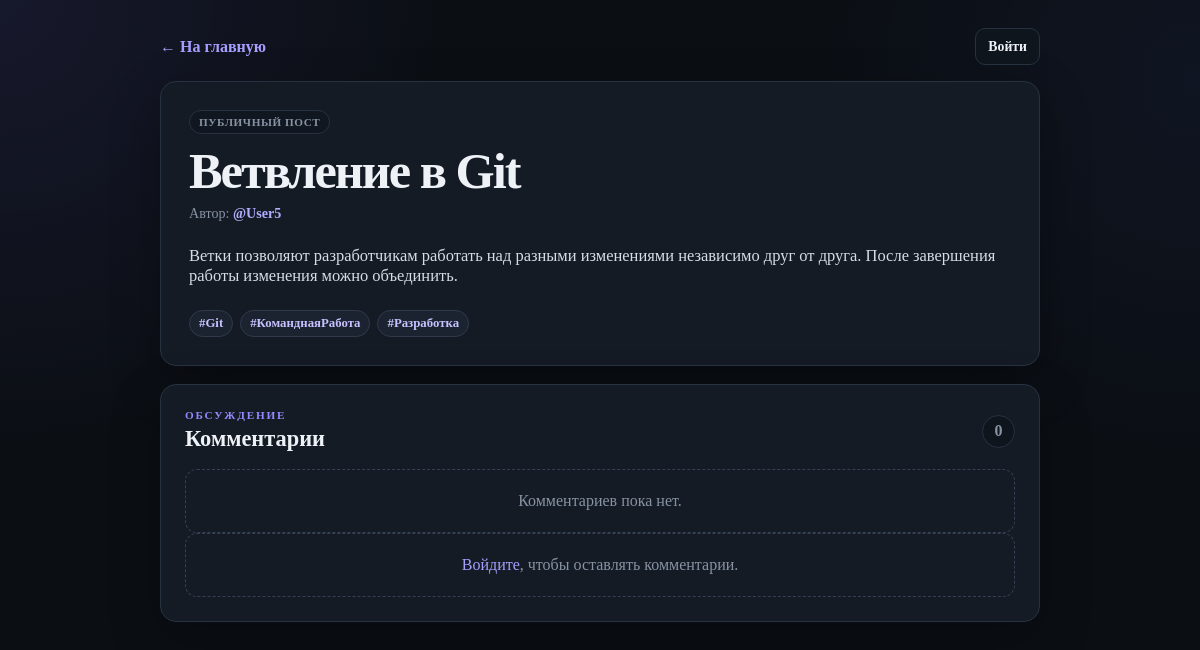
Page /post.php?id=27 on the committed database.
### tables this page shows
CREATE TABLE `posts` (
  `id` int NOT NULL,
  `user_id` int NOT NULL,
  `title` varchar(255) NOT NULL,
  `text` text NOT NULL,
  `is_private` tinyint(1) NOT NULL DEFAULT '0',
  `created_at` timestamp NULL DEFAULT CURRENT_TIMESTAMP,
  `secret_code` varchar(64) DEFAULT NULL
);

CREATE TABLE `users` (
  `id` int NOT NULL,
  `login` varchar(50) NOT NULL,
  `password` varchar(255) NOT NULL,
  `created_at` timestamp NULL DEFAULT CURRENT_TIMESTAMP
);

CREATE TABLE `tags` (
  `id` int NOT NULL,
  `name` varchar(50) NOT NULL
);

### auth.php (called while the page is built, shortened)
<?php
require_once __DIR__ . '/db.php';
function isLoggedIn(): bool
{
    return isset($_SESSION['user_id']);
}

### db.php (called while the page is built, shortened)
<?php
function db(): PDO
{
    static $pdo = null;
    if ($pdo === null) {
        $pdo = new PDO(
            'mysql:host=' . DB_HOST . ';dbname=' . DB_NAME . ';charset=' . DB_CHARSET,
            DB_USER,
            DB_PASS,
            [
                PDO::ATTR_ERRMODE => PDO::ERRMODE_EXCEPTION,
                PDO::ATTR_DEFAULT_FETCH_MODE => PDO::FETCH_ASSOC,
                PDO::ATTR_EMULATE_PREPARES => false,
            ]
        );
    }
    return $pdo;
}
function callProcedure(string $sql, array $params = []): array
{
    $pdo = db();
    $stmt = $pdo->prepare($sql);
    $stmt->execute($params);
    $result = $stmt->fetchAll();
    return $result;
}
function h(?string $value): string
{
    return htmlspecialchars($value ?? '', ENT_QUOTES, 'UTF-8');
}

### post.php (the view, shortened to what this page needs)
<?php
require_once __DIR__ . '/auth.php';
$post = null;
$comments = [];
$tags = [];
$postId = isset($_GET['id']) ? (int)$_GET['id'] : 0;
$secretCode = trim((string)($_GET['code'] ?? ''));
try {
    if ($postId > 0) {
        $result = callProcedure('CALL get_post_by_id(?)', [$postId]);
        $post = $result[0] ?? null;
    } elseif ($secretCode !== '') {
        $result = callProcedure('CALL get_secret_post(?)', [$secretCode]);
        $post = $result[0] ?? null;
        if (!$post) {
            $error = 'Пост с таким секретным кодом не найден';
        }
    } else {
        $error = 'Пост не указан';
    }
    if ($post) {
        $postId = (int)$post['id'];
        $comments = callProcedure('CALL get_comments(?)', [$postId]);
        $tags = callProcedure('CALL get_post_tags(?)', [$postId]);
    }
} catch (PDOException $e) {
    $error = 'Ошибка базы данных';
}
?>
<!doctype html>
<html lang="ru">
<head>
    <link rel="stylesheet" href="assets/css/base.css">
    <link rel="stylesheet" href="assets/css/post.css">
</head>
<body class="site-body">
<div class="page-shell page-shell--narrow-wide">
    <div class="page-topbar">
        <a class="text-link" href="index.php">← На главную</a>
        <?php if (isLoggedIn()): ?>
            <span class="user-chip">@<?= h(currentLogin()) ?></span>
        <?php else: ?>
            <a class="button button--small button--ghost" href="login.php">Войти</a>
        <?php endif; ?>
    </div>
    <?php if ($post): ?>
        <article class="post-detail <?= (int)$post['is_private'] ? 'post-detail--private' : '' ?>">
            <div class="post-detail__header">
                <div>
                    <span class="post-badge <?= (int)$post['is_private'] ? 'post-badge--private' : '' ?>">
                        <?= (int)$post['is_private'] ? 'Приватный пост' : 'Публичный пост' ?>
                    </span>
                    <h1><?= h($post['title']) ?></h1>
                    <p class="post-meta">Автор: <a class="author-link" href="user.php?id=<?= (int)$post['user_id'] ?>">@<?= h($post['login']) ?></a></p>
                </div>
            </div>
            <div class="post-content"><?= nl2br(h($post['text'])) ?></div>
            <?php if ($tags): ?>
                <div class="tag-list">
                    <?php foreach ($tags as $tag): ?>
                        <a class="tag" href="index.php">#<?= h($tag['name']) ?></a>
                    <?php endforeach; ?>
                </div>
            <?php endif; ?>
        </article>
        <section class="panel comments-panel">
            <div class="section-heading">
                <div>
                    <p class="eyebrow">ОБСУЖДЕНИЕ</p>
                    <h2>Комментарии</h2>
                </div>
                <span class="count-badge"><?= count($comments) ?></span>
            </div>
            <div id="comments" class="comments-list">
                <?php if (!$comments): ?>
                    <div class="empty-state">Комментариев пока нет.</div>
                <?php endif; ?>
            </div>
            <?php if (isLoggedIn()): ?>
                <form id="comment-form" class="comment-form">
                    <input type="hidden" name="post_id" value="<?= (int)$post['id'] ?>">
                    <input type="hidden" name="secret_code" value="<?= h($secretCode) ?>">
                    <label class="field">
                        <span class="field__label">Ваш комментарий</span>
                        <textarea class="input textarea textarea--small" name="text" placeholder="Написать комментарий..." required></textarea>
                    </label>
                    <button class="button button--primary" type="submit">Добавить комментарий</button>
                </form>
                <div id="comment-result" class="result"></div>
            <?php else: ?>
                <div class="login-hint">
                    <a href="login.php">Войдите</a>, чтобы оставлять комментарии.
                </div>
            <?php endif; ?>
        </section>
    <?php endif; ?>
</div>
</body>
</html>

### assets/css/base.css (style rules this page uses)
:root { --bg: #0b0f14; --bg-soft: #10161f; --surface: #141b25; --surface-2: #192230; --surface-3: #0f151d; --text: #eef2f7; --text-soft: #c2cad5; --muted: #8793a3; --border: #273241; --border-soft: #202a37; --primary: #7c6cff; --primary-hover: #8d7fff; --secondary: #26314a; --secondary-text: #d8ddff; --danger: #ef5b68; --danger-soft: #311a20; --success: #57c78a; --success-soft: #142a20; --warning: #e7b95b; --warning-soft: #302710; --shadow: 0 18px 50px rgba(0, 0, 0, .28); --radius: 16px; }
* { box-sizing: border-box; }
html { scroll-behavior: smooth; }
body { min-height: 100vh; margin: 0; color: var(--text); background: radial-gradient(circle at 0 0, rgba(124, 108, 255, .10), transparent 28rem), radial-gradient(circle at 100% 10%, rgba(84, 112, 255, .06), transparent 24rem), var(--bg); font-family: Inter, ui-sans-serif, system-ui, -apple-system, BlinkMacSystemFont, "Segoe UI", sans-serif; line-height: 1.6; }
body, button, input, textarea { font: inherit; }
a { color: #a79fff; text-decoration: none; }
h1, h2, h3, p { margin-top: 0; }
h1 { margin-bottom: 8px; font-size: clamp(2rem, 5vw, 3.15rem); line-height: 1.08; letter-spacing: -.04em; }
h2 { margin-bottom: 0; font-size: 1.4rem; line-height: 1.2; }
.site-body { min-height: 100vh; }
.page-shell { width: min(1120px, calc(100% - 32px)); margin-inline: auto; padding-block: 28px 42px; }
.page-shell--narrow-wide { width: min(880px, calc(100% - 32px)); }
.site-header, .page-topbar, .section-heading, .post-card__top, .comment-card__header, .header-actions, .auth-links, .post-actions, .button-row, .inline-fields, .inline-form, .brand-block { display: flex; align-items: center; }
.site-header, .page-topbar, .section-heading, .post-card__top, .comment-card__header { justify-content: space-between; gap: 18px; }
.page-topbar { margin-bottom: 16px; }
.eyebrow { margin-bottom: 5px; color: #9489ff; font-size: .7rem; font-weight: 800; letter-spacing: .16em; text-transform: uppercase; }
.muted, .post-meta, .field__hint { color: var(--muted); }
.user-chip, .count-badge, .post-badge, .tag { display: inline-flex; align-items: center; width: fit-content; border-radius: 999px; }
.panel, .auth-card, .post-detail, .profile-hero, .stat-card { border: 1px solid var(--border); border-radius: var(--radius); background: var(--surface); box-shadow: var(--shadow); }
.panel { padding: 24px; }
.post-meta { margin-bottom: 0; font-size: .88rem; }
.author-link { color: #b4adff; font-weight: 700; }
.tag-list { display: flex; flex-wrap: wrap; gap: 7px; margin-block: 12px; }
.tag { padding: 5px 9px; border: 1px solid #303a4b; background: #1b2330; color: #c7c1ff; font-size: .8rem; font-weight: 700; }
.button { display: inline-flex; align-items: center; justify-content: center; min-height: 43px; padding-inline: 15px; border: 1px solid transparent; border-radius: 10px; font-weight: 750; transition: transform .16s ease, background .16s ease, border-color .16s ease; }
.button--ghost { border-color: var(--border); background: var(--surface-3); color: var(--text); }
.button--small { min-height: 37px; padding-inline: 12px; font-size: .86rem; }
.text-link { font-weight: 750; }
.empty-state, .login-hint { padding: 22px; border: 1px dashed #344154; border-radius: 12px; color: var(--muted); text-align: center; }
.post-detail { padding: 28px; margin-bottom: 18px; }
.post-detail__header h1 { margin-block: 10px 7px; font-size: clamp(2rem, 6vw, 3.15rem); }
.post-content { margin-block: 24px; color: #d5dce6; font-size: 1.03rem; overflow-wrap: anywhere; }
.post-badge { padding: 5px 9px; border: 1px solid var(--border); background: #101721; color: var(--muted); font-size: .7rem; font-weight: 800; letter-spacing: .05em; text-transform: uppercase; }
.comments-list { display: grid; gap: 9px; }
.count-badge { min-width: 33px; height: 33px; justify-content: center; border: 1px solid var(--border); background: var(--surface-3); color: var(--muted); font-weight: 800; }

### assets/css/post.css (style rules this page uses)
.post-detail .tag-list { margin-bottom: 0; }
.comments-panel .section-heading { margin-bottom: 16px; }

### rows in the picture
posts: title "Ветвление в Git", user.login "User5", text "Ветки позволяют разработчикам работать над разными изменениями независимо друг от друга. После завершения работы изменения можно объединить."
tags: name "Git"
tags: name "КоманднаяРабота"
tags: name "Разработка"

### other values in the picture
count($comments) "0"
